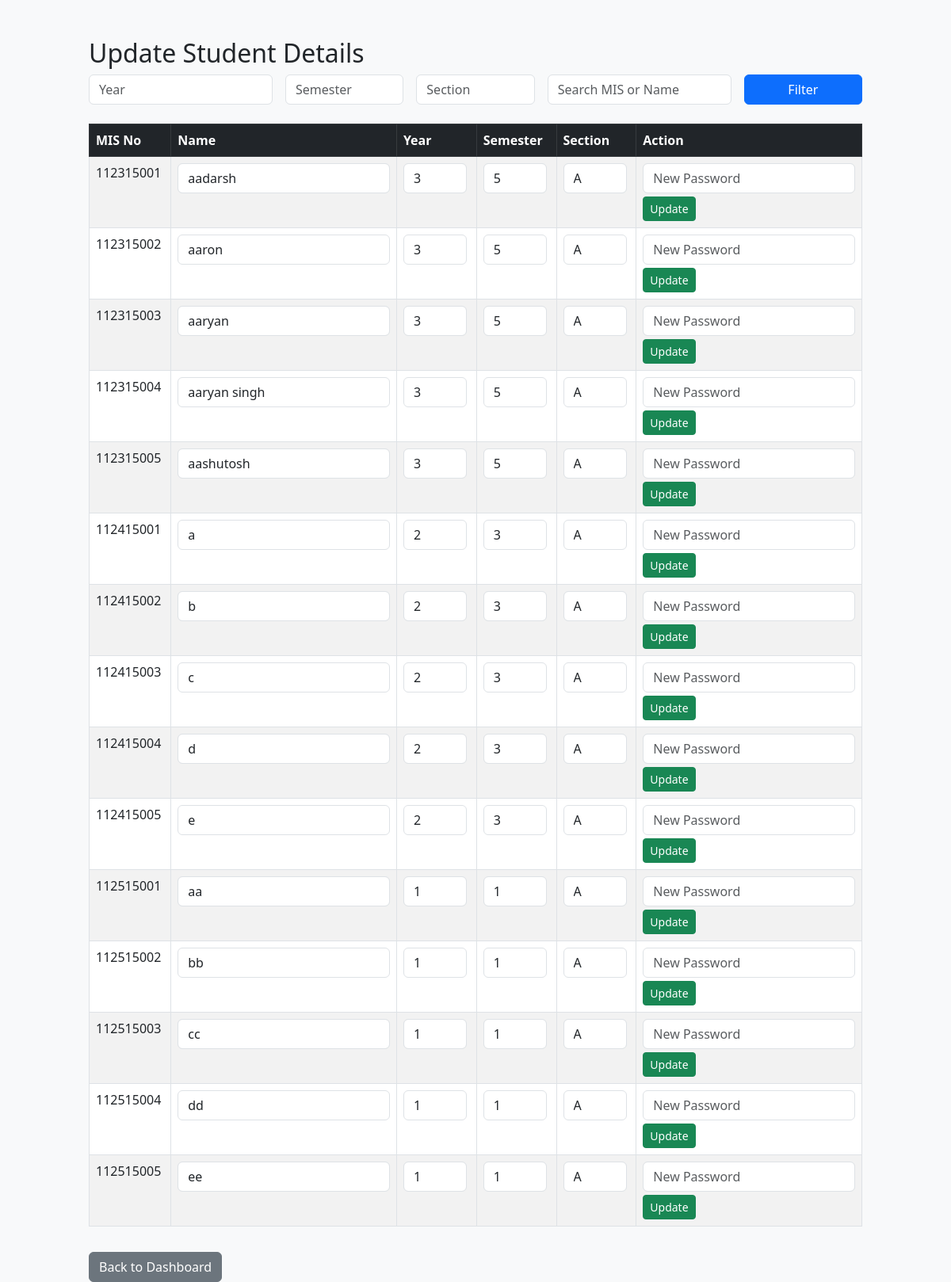
Screenshot of /admin/update_student (signed in) with the database file from the repository.
### tables this page shows
CREATE TABLE students (
        mis_no TEXT PRIMARY KEY,
        name TEXT NOT NULL,
        password TEXT NOT NULL,
        year TEXT NOT NULL,
        semester TEXT NOT NULL,
        section TEXT NOT NULL
    );

### admin.py (the view, shortened to what this page needs)
@admin_bp.route("/update_student", methods=["GET", "POST"])
@login_required
def admin_update_student():
    conn = get_db_connection()
    cur = conn.cursor()
    year = request.args.get("year")
    semester = request.args.get("semester")
    section = request.args.get("section")
    search = request.args.get("search", "").strip()
    cur.execute("SELECT DISTINCT year FROM students")
    years = [row["year"] for row in cur.fetchall()]
    sections = []
    if year:
        cur.execute("SELECT DISTINCT section FROM students WHERE year=?", (year,))
        sections = [row["section"] for row in cur.fetchall()]
    query = "SELECT mis_no, name, year, semester, section FROM students WHERE 1=1"
    params = []
    if year: query += " AND year=?" ; params.append(year)
    if semester: query += " AND semester=?" ; params.append(semester)
    if section: query += " AND section=?" ; params.append(section)
    if search:
        query += " AND (mis_no LIKE ? OR name LIKE ?)"
        params.extend([f"%{search}%", f"%{search}%"])
    cur.execute(query, tuple(params))
    students = cur.fetchall()
    conn.close()
    return render_template(
        "update_student.html",
        years=years, sections=sections, students=students,
        selected_year=year, selected_semester=semester, selected_section=section, search=search,
    )

### admin.py (called while the page is built)
def login_required(f):
    from functools import wraps
    @wraps(f)
    def decorated(*args, **kwargs):
        if "user_type" not in session or session["user_type"] != "admin":
            return redirect(url_for("auth.login"))
        return f(*args, **kwargs)
    return decorated

### db.py (called while the page is built)
def get_db_connection():
    conn = sqlite3.connect(DB_NAME)
    conn.row_factory = sqlite3.Row
    return conn

### templates/update_student.html (shortened to what this page needs)
<!DOCTYPE html>
<html lang="en">
<head>
    <link href="https://cdn.jsdelivr.net/npm/bootstrap@5.3.0/dist/css/bootstrap.min.css" rel="stylesheet">
</head>
<body class="bg-light">
<div class="container mt-5 col-md-10">
    <h2>Update Student Details</h2>
    <form method="get" class="row g-3 mb-4">
        <div class="col-md-3">
            <input type="text" name="year" class="form-control" placeholder="Year" value="{{ selected_year or '' }}">
        </div>
        <div class="col-md-2">
            <input type="text" name="semester" class="form-control" placeholder="Semester" value="{{ selected_semester or '' }}">
        </div>
        <div class="col-md-2">
            <input type="text" name="section" class="form-control" placeholder="Section" value="{{ selected_section or '' }}">
        </div>
        <div class="col-md-3">
            <input type="text" name="search" class="form-control" placeholder="Search MIS or Name" value="{{ search }}">
        </div>
        <div class="col-md-2">
            <button type="submit" class="btn btn-primary w-100">Filter</button>
        </div>
    </form>
    {% if students %}
    <table class="table table-bordered table-striped">
        <thead class="table-dark">
            <tr>
                <th>MIS No</th>
                <th>Name</th>
                <th>Year</th>
                <th>Semester</th>
                <th>Section</th>
                <th>Action</th>
            </tr>
        </thead>
        <tbody>
            {% for student in students %}
            <tr>
                <form method="post">
                    <td>{{ student['mis_no'] }}
                    </td>
                    <td><input type="text" name="name" value="{{ student['name'] }}" class="form-control"></td>
                    <td><input type="text" name="year" value="{{ student['year'] }}" class="form-control" style="width: 80px;"></td>
                    <td><input type="text" name="semester" value="{{ student['semester'] }}" class="form-control" style="width: 80px;"></td>
                    <td><input type="text" name="section" value="{{ student['section'] }}" class="form-control" style="width: 80px;"></td>
                    <td>
                        <input type="text" name="password" placeholder="New Password" class="form-control mb-1">
                        <button type="submit" class="btn btn-success btn-sm">Update</button>
                    </td>
                </form>
            </tr>
            {% endfor %}
        </tbody>
    </table>
    {% elif request.args %}
    <div class="alert alert-warning text-center">
        No students found matching your criteria.
    </div>
    {% endif %}
    <a href="{{ url_for('admin.admin_dashboard') }}" class="btn btn-secondary mt-3">Back to Dashboard</a>
</div>
</body>
</html>

### rows the page displays
students: mis_no "112315001", name "aadarsh", year "3", semester "5", section "A"
students: mis_no "112315002", name "aaron", year "3", semester "5", section "A"
students: mis_no "112315003", name "aaryan", year "3", semester "5", section "A"
students: mis_no "112315004", name "aaryan singh", year "3", semester "5", section "A"
students: mis_no "112315005", name "aashutosh", year "3", semester "5", section "A"
students: mis_no "112415001", name "a", year "2", semester "3", section "A"
students: mis_no "112415002", name "b", year "2", semester "3", section "A"
students: mis_no "112415003", name "c", year "2", semester "3", section "A"
students: mis_no "112415004", name "d", year "2", semester "3", section "A"
students: mis_no "112415005", name "e", year "2", semester "3", section "A"
students: mis_no "112515001", name "aa", year "1", semester "1", section "A"
students: mis_no "112515002", name "bb", year "1", semester "1", section "A"
students: mis_no "112515003", name "cc", year "1", semester "1", section "A"
students: mis_no "112515004", name "dd", year "1", semester "1", section "A"
students: mis_no "112515005", name "ee", year "1", semester "1", section "A"
